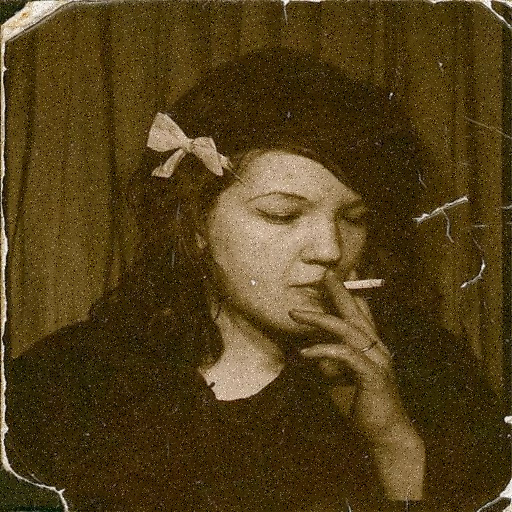
#> input picture Code/Sans CNN/Assets/3_avec_bruit.jpg, 512 x 512 px; the run also reads 1 picture not shown here
$ python filtragePasseBas_avec_TF_et_PSNR.py
#> lines starting #> are read from the running program, lines starting #| are printed output that depends on the picture
import cv2
import numpy as np

def calculate_psnr(original, processed):
    mse = np.mean((original - processed) ** 2)
    if mse == 0:
        return float('inf')
    psnr = 20 * np.log10(255.0 / np.sqrt(mse))
    return psnr

image = cv2.imread("../Assets/3_avec_bruit.jpg", cv2.IMREAD_GRAYSCALE)
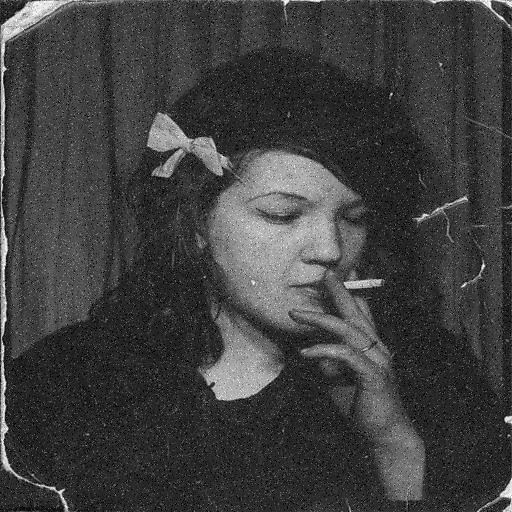
#> image: shape (512, 512); min 0, max 255, mean 63.3
if image is None:
    print("Impossible de charger l'image.")
    exit(-1)

image_originale = cv2.imread("../Assets/3.jpg", cv2.IMREAD_GRAYSCALE)
#> image_originale: shape (512, 512); min 5, max 255, mean 62.9
if image_originale is None:
    print("Impossible de charger l'image.")
    exit(-1)

height, width = image.shape[:2]
#> height = 512; width = 512
print(f"Résolution de l'image : {width} x {height} pixels")
#| Résolution de l'image : 512 x 512 pixels

best_psnr = 0
best_filtered_image = None
best_magnitude_spectrum_filtered = None
best_radius = 0

dft = cv2.dft(np.float32(image), flags=cv2.DFT_COMPLEX_OUTPUT)
dft_shifted = np.fft.fftshift(dft)

magnitude_spectrum = 20 * np.log(cv2.magnitude(dft_shifted[:, :, 0], dft_shifted[:, :, 1]) + 1)
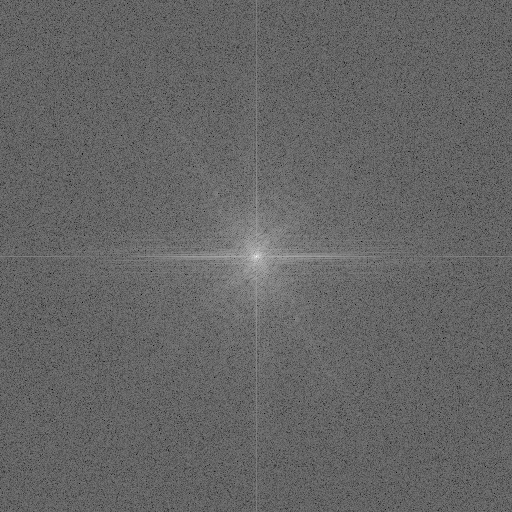
#> magnitude_spectrum: shape (512, 512) float32; min 74.28, max 332.5, mean 177; drawn with min black and max white

rows, cols = image.shape
#> rows = 512; cols = 512
crow, ccol = rows // 2, cols // 2
#> crow = 256; ccol = 256

for radius in range(10, int(min(height/2, width/2)), 10):  # Tester des rayons par interval de 10
    mask = np.zeros((rows, cols, 2), np.uint8)
    cv2.circle(mask, (ccol, crow), radius, (1, 1), -1)

    # Application du filtre passe-bas
    filtered_dft = dft_shifted * mask
    magnitude_spectrum_filtered = 20 * np.log(cv2.magnitude(filtered_dft[:, :, 0], filtered_dft[:, :, 1]) + 1)

    # Transformation de Fourier inverse pour revenir à l'espace image
    dft_inverse_shifted = np.fft.ifftshift(filtered_dft)
    filtered_image = cv2.idft(dft_inverse_shifted)
    filtered_image = cv2.magnitude(filtered_image[:, :, 0], filtered_image[:, :, 1])

    filtered_image_normalized = cv2.normalize(filtered_image, None, 0, 255, cv2.NORM_MINMAX)
    filtered_image_normalized = np.uint8(filtered_image_normalized)

    # Calculer le PSNR entre l'image originale et l'image filtrée
    psnr = calculate_psnr(image_originale, filtered_image_normalized)
    print(f"Rayon: {radius}, PSNR: {psnr:.2f} dB")

    if psnr > best_psnr:
        best_psnr = psnr
        best_filtered_image = filtered_image_normalized
        best_magnitude_spectrum_filtered = magnitude_spectrum_filtered
        best_radius = radius
#> this loop made 25 passes
#> (mse in calculate_psnr, psnr, best_psnr) on passes 1, 2, 3, 5: (87.99, 28.69, 28.69), (65.29, 29.98, 29.98), (46.03, 31.5, 31.5), (36.48, 32.51, 32.51)
#> (mse in calculate_psnr, psnr) on passes 4, 6, 7, 8, 9, 10: (48.09, 31.31), (42.67, 31.83), (47.33, 31.38), (44.05, 31.69), (44.83, 31.62), (48.59, 31.27)
#| Rayon: 10, PSNR: 28.69 dB
#| Rayon: 20, PSNR: 29.98 dB
#| Rayon: 30, PSNR: 31.50 dB
#| Rayon: 40, PSNR: 31.31 dB
#| Rayon: 50, PSNR: 32.51 dB
#| Rayon: 60, PSNR: 31.83 dB
#| Rayon: 70, PSNR: 31.38 dB
#| Rayon: 80, PSNR: 31.69 dB
#> (further printed lines are left out)
#> pass 1, `filtered_image = cv2.magnitude(filtered_image[:, :, 0], filtered_image..`:
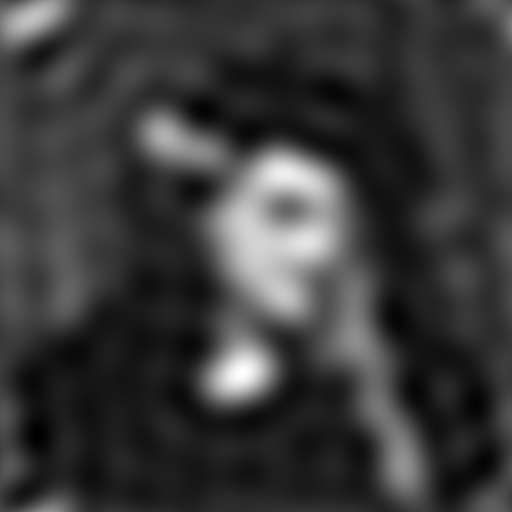
#> filtered_image: shape (512, 512) float32; min 5650087.5, max 53205952, mean 16588728; drawn with min black and max white
#> after the loop:
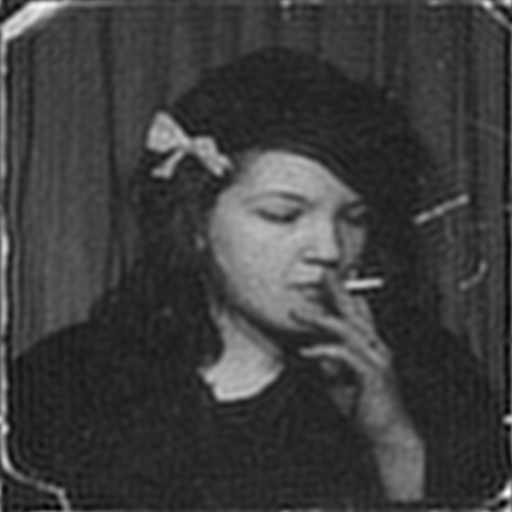
#> best_filtered_image: shape (512, 512); min 0, max 255, mean 61.7
#> after the loop:
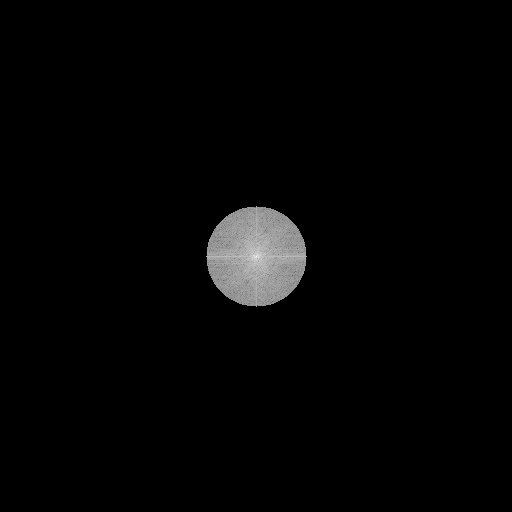
#> best_magnitude_spectrum_filtered: shape (512, 512) float32; min 0, max 332.5, mean 6.2; drawn with min black and max white
#> after the loop, best_psnr = 32.51; best_radius = 50

print(f"Meilleur rayon: {best_radius} avec un PSNR de {best_psnr:.2f} dB")
#| Meilleur rayon: 50 avec un PSNR de 32.51 dB

cv2.imshow("Image originale buitee", image)
cv2.imshow("Verite de terrain", image_originale)
cv2.imshow("Spectre des frequences (avant filtrage)", np.uint8(magnitude_spectrum))
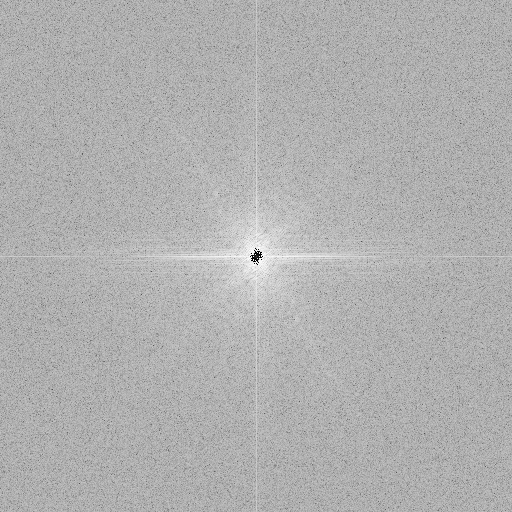
#> window 'Spectre des frequences (avant ': shape (512, 512); min 0, max 255, mean 176.4
cv2.imshow("Spectre des frequences (meilleur filtrage)", np.uint8(best_magnitude_spectrum_filtered))
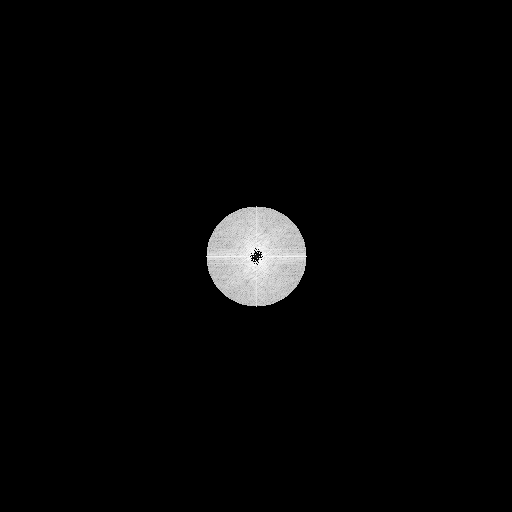
#> window 'Spectre des frequences (meille': shape (512, 512); min 0, max 255, mean 6.1
cv2.imshow("Image filtree avec meilleur PSNR", best_filtered_image)

while True:
    if cv2.waitKey(1) & 0xFF == ord('q'):
#> (key q is pressed here)
        break

cv2.destroyAllWindows()
